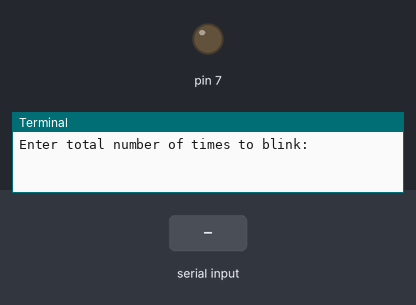
A program run on a simulated Raspberry Pi (header pin numbers). Parts: output pins drawn as LEDs (lit = HIGH), the last lines printed to the terminal. Inputs (shaded band) come from the test bench.

Above: at 1.2 s.
1.3 s: "5" typed at the terminal
2.8 s: "90" typed at the terminal
At 3.6 s:
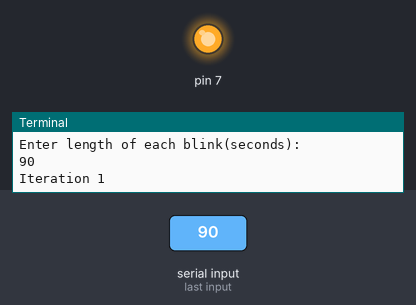
Timing chart, 0 to 5.8 s (numbered marks = the images above; inputs shaded):
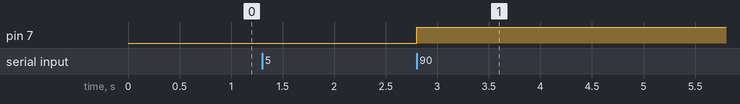

The program:

raspberry.py
```python
import RPi.GPIO as GPIO ## Import GPIO library
import time ## Import 'time' library. Allows us to use 'sleep'

GPIO.setmode(GPIO.BOARD) ## Use board pin numbering
GPIO.setup(7, GPIO.OUT) ## Setup GPIO Pin 7 to OUT

##Define a function named Blink()
def Blink(numTimes,speed):
    for i in range(0,numTimes):## Run loop numTimes
        print "Iteration " + str(i+1)## Print current loop
        GPIO.output(7,True)## Switch on pin 7
        time.sleep(speed)## Wait
        GPIO.output(7,False)## Switch off pin 7
        time.sleep(speed)## Wait
    print "Done" ## When loop is complete, print "Done"
    GPIO.cleanup()

## Ask user for total number of blinks and length of each blink
iterations = raw_input("Enter total number of times to blink: ")
speed = raw_input("Enter length of each blink(seconds): ")

## Start Blink() function. Convert user input from strings to numeric data types and pass to Blink() as parameters
Blink(int(iterations),float(speed))
```

Measured:
- after the input at 2.8 s, pin 7: LOW → HIGH at once
